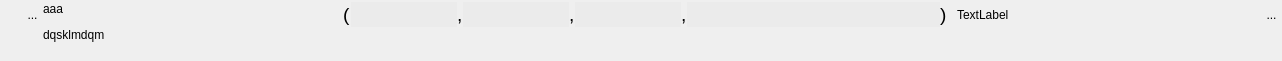
<?xml version="1.0" encoding="UTF-8"?>
<ui version="4.0">
 <class>WidgetTuple4</class>
 <widget class="QWidget" name="WidgetTuple4">
  <property name="geometry">
   <rect>
    <x>0</x>
    <y>0</y>
    <width>1282</width>
    <height>61</height>
   </rect>
  </property>
  <property name="sizePolicy">
   <sizepolicy hsizetype="Preferred" vsizetype="Minimum">
    <horstretch>0</horstretch>
    <verstretch>0</verstretch>
   </sizepolicy>
  </property>
  <property name="minimumSize">
   <size>
    <width>0</width>
    <height>0</height>
   </size>
  </property>
  <property name="windowTitle">
   <string>Form</string>
  </property>
  <layout class="QHBoxLayout" name="horizontalLayout_3">
   <property name="spacing">
    <number>0</number>
   </property>
   <property name="leftMargin">
    <number>1</number>
   </property>
   <property name="topMargin">
    <number>2</number>
   </property>
   <property name="rightMargin">
    <number>0</number>
   </property>
   <property name="bottomMargin">
    <number>2</number>
   </property>
   <item>
    <layout class="QVBoxLayout" name="verticalLayout_2">
     <property name="spacing">
      <number>0</number>
     </property>
     <item>
      <layout class="QHBoxLayout" name="horizontalLayout_2">
       <property name="spacing">
        <number>0</number>
       </property>
       <property name="sizeConstraint">
        <enum>QLayout::SetFixedSize</enum>
       </property>
       <item>
        <spacer name="horizontalSpacer_3">
         <property name="orientation">
          <enum>Qt::Horizontal</enum>
         </property>
         <property name="sizeType">
          <enum>QSizePolicy::Fixed</enum>
         </property>
         <property name="sizeHint" stdset="0">
          <size>
           <width>21</width>
           <height>20</height>
          </size>
         </property>
        </spacer>
       </item>
       <item>
        <widget class="MonBoutonValide" name="RBValide">
         <property name="minimumSize">
          <size>
           <width>21</width>
           <height>25</height>
          </size>
         </property>
         <property name="maximumSize">
          <size>
           <width>21</width>
           <height>25</height>
          </size>
         </property>
         <property name="focusPolicy">
          <enum>Qt::ClickFocus</enum>
         </property>
         <property name="toolTip">
          <string>Affiche le rapport de validation du mot-clef</string>
         </property>
         <property name="styleSheet">
          <string notr="true">border : 0px</string>
         </property>
         <property name="text">
          <string>...</string>
         </property>
         <property name="icon">
          <iconset>
           <normaloff>../Editeur/icons/ast-green-ball.png</normaloff>../Editeur/icons/ast-green-ball.png</iconset>
         </property>
         <property name="iconSize">
          <size>
           <width>25</width>
           <height>25</height>
          </size>
         </property>
        </widget>
       </item>
      </layout>
     </item>
     <item>
      <spacer name="verticalSpacer_2">
       <property name="orientation">
        <enum>Qt::Vertical</enum>
       </property>
       <property name="sizeHint" stdset="0">
        <size>
         <width>20</width>
         <height>5</height>
        </size>
       </property>
      </spacer>
     </item>
    </layout>
   </item>
   <item>
    <widget class="MonLabelClic" name="label">
     <property name="sizePolicy">
      <sizepolicy hsizetype="Fixed" vsizetype="Preferred">
       <horstretch>0</horstretch>
       <verstretch>0</verstretch>
      </sizepolicy>
     </property>
     <property name="minimumSize">
      <size>
       <width>300</width>
       <height>25</height>
      </size>
     </property>
     <property name="maximumSize">
      <size>
       <width>178</width>
       <height>16777215</height>
      </size>
     </property>
     <property name="frameShape">
      <enum>QFrame::NoFrame</enum>
     </property>
     <property name="text">
      <string>&lt;html&gt;&lt;head/&gt;&lt;body&gt;&lt;p&gt;aaa&lt;/p&gt;&lt;p&gt;dqsklmdqm&lt;/p&gt;&lt;/body&gt;&lt;/html&gt;</string>
     </property>
     <property name="scaledContents">
      <bool>false</bool>
     </property>
     <property name="alignment">
      <set>Qt::AlignLeading|Qt::AlignLeft|Qt::AlignTop</set>
     </property>
    </widget>
   </item>
   <item>
    <layout class="QVBoxLayout" name="verticalLayout">
     <item>
      <layout class="QHBoxLayout" name="horizontalLayout">
       <item>
        <widget class="QLabel" name="label_2">
         <property name="text">
          <string>&lt;html&gt;&lt;head/&gt;&lt;body&gt;&lt;p&gt;&lt;span style=&quot; font-size:14pt;&quot;&gt;(&lt;/span&gt;&lt;/p&gt;&lt;/body&gt;&lt;/html&gt;</string>
         </property>
        </widget>
       </item>
       <item>
        <widget class="QLineEdit" name="lineEditVal1">
         <property name="sizePolicy">
          <sizepolicy hsizetype="Preferred" vsizetype="Fixed">
           <horstretch>0</horstretch>
           <verstretch>0</verstretch>
          </sizepolicy>
         </property>
         <property name="minimumSize">
          <size>
           <width>0</width>
           <height>25</height>
          </size>
         </property>
         <property name="maximumSize">
          <size>
           <width>805</width>
           <height>16777215</height>
          </size>
         </property>
         <property name="styleSheet">
          <string notr="true">background:rgb(235,235,235);
border:0px;</string>
         </property>
        </widget>
       </item>
       <item>
        <widget class="QLabel" name="label_4">
         <property name="text">
          <string>&lt;html&gt;&lt;head/&gt;&lt;body&gt;&lt;p&gt;&lt;span style=&quot; font-size:14pt;&quot;&gt;,&lt;/span&gt;&lt;/p&gt;&lt;/body&gt;&lt;/html&gt;</string>
         </property>
        </widget>
       </item>
       <item>
        <widget class="QLineEdit" name="lineEditVal2">
         <property name="sizePolicy">
          <sizepolicy hsizetype="Preferred" vsizetype="Fixed">
           <horstretch>0</horstretch>
           <verstretch>0</verstretch>
          </sizepolicy>
         </property>
         <property name="minimumSize">
          <size>
           <width>0</width>
           <height>25</height>
          </size>
         </property>
         <property name="maximumSize">
          <size>
           <width>805</width>
           <height>16777215</height>
          </size>
         </property>
         <property name="focusPolicy">
          <enum>Qt::StrongFocus</enum>
         </property>
         <property name="styleSheet">
          <string notr="true">background:rgb(235,235,235);
border:0px;</string>
         </property>
        </widget>
       </item>
       <item>
        <widget class="QLabel" name="label_3">
         <property name="text">
          <string>&lt;html&gt;&lt;head/&gt;&lt;body&gt;&lt;p&gt;&lt;span style=&quot; font-size:14pt;&quot;&gt;,&lt;/span&gt;&lt;/p&gt;&lt;/body&gt;&lt;/html&gt;</string>
         </property>
        </widget>
       </item>
       <item>
        <widget class="QLineEdit" name="lineEditVal3">
         <property name="sizePolicy">
          <sizepolicy hsizetype="Preferred" vsizetype="Fixed">
           <horstretch>0</horstretch>
           <verstretch>0</verstretch>
          </sizepolicy>
         </property>
         <property name="minimumSize">
          <size>
           <width>0</width>
           <height>25</height>
          </size>
         </property>
         <property name="maximumSize">
          <size>
           <width>805</width>
           <height>16777215</height>
          </size>
         </property>
         <property name="focusPolicy">
          <enum>Qt::StrongFocus</enum>
         </property>
         <property name="styleSheet">
          <string notr="true">background:rgb(235,235,235);
border:0px;</string>
         </property>
        </widget>
       </item>
       <item>
        <widget class="QLabel" name="label_8">
         <property name="text">
          <string>&lt;html&gt;&lt;head/&gt;&lt;body&gt;&lt;p&gt;&lt;span style=&quot; font-size:14pt;&quot;&gt;,&lt;/span&gt;&lt;/p&gt;&lt;/body&gt;&lt;/html&gt;</string>
         </property>
        </widget>
       </item>
       <item>
        <widget class="QLineEdit" name="lineEditVal4">
         <property name="sizePolicy">
          <sizepolicy hsizetype="Expanding" vsizetype="Fixed">
           <horstretch>0</horstretch>
           <verstretch>0</verstretch>
          </sizepolicy>
         </property>
         <property name="minimumSize">
          <size>
           <width>0</width>
           <height>25</height>
          </size>
         </property>
         <property name="maximumSize">
          <size>
           <width>10000</width>
           <height>16777215</height>
          </size>
         </property>
         <property name="focusPolicy">
          <enum>Qt::StrongFocus</enum>
         </property>
         <property name="styleSheet">
          <string notr="true">background:rgb(235,235,235);
border:0px;</string>
         </property>
        </widget>
       </item>
       <item>
        <widget class="QLabel" name="label_5">
         <property name="text">
          <string>&lt;html&gt;&lt;head/&gt;&lt;body&gt;&lt;p&gt;&lt;span style=&quot; font-size:14pt;&quot;&gt;)&lt;/span&gt;&lt;/p&gt;&lt;/body&gt;&lt;/html&gt;</string>
         </property>
        </widget>
       </item>
       <item>
        <spacer name="horizontalSpacer_2">
         <property name="orientation">
          <enum>Qt::Horizontal</enum>
         </property>
         <property name="sizeType">
          <enum>QSizePolicy::Fixed</enum>
         </property>
         <property name="sizeHint" stdset="0">
          <size>
           <width>10</width>
           <height>20</height>
          </size>
         </property>
        </spacer>
       </item>
       <item>
        <widget class="QLabel" name="lineEditUnite">
         <property name="text">
          <string>TextLabel</string>
         </property>
        </widget>
       </item>
       <item>
        <spacer name="horizontalSpacer">
         <property name="orientation">
          <enum>Qt::Horizontal</enum>
         </property>
         <property name="sizeHint" stdset="0">
          <size>
           <width>40</width>
           <height>20</height>
          </size>
         </property>
        </spacer>
       </item>
       <item>
        <widget class="QToolButton" name="RBPoubelle">
         <property name="minimumSize">
          <size>
           <width>21</width>
           <height>25</height>
          </size>
         </property>
         <property name="maximumSize">
          <size>
           <width>21</width>
           <height>25</height>
          </size>
         </property>
         <property name="focusPolicy">
          <enum>Qt::ClickFocus</enum>
         </property>
         <property name="toolTip">
          <string>Détruit le mot-clef</string>
         </property>
         <property name="styleSheet">
          <string notr="true">border : 0px</string>
         </property>
         <property name="text">
          <string>...</string>
         </property>
         <property name="icon">
          <iconset>
           <normaloff>../Editeur/icons/deleteRond.png</normaloff>../Editeur/icons/deleteRond.png</iconset>
         </property>
         <property name="iconSize">
          <size>
           <width>25</width>
           <height>25</height>
          </size>
         </property>
        </widget>
       </item>
      </layout>
     </item>
     <item>
      <spacer name="verticalSpacer">
       <property name="orientation">
        <enum>Qt::Vertical</enum>
       </property>
       <property name="sizeHint" stdset="0">
        <size>
         <width>20</width>
         <height>13</height>
        </size>
       </property>
      </spacer>
     </item>
    </layout>
   </item>
  </layout>
 </widget>
 <customwidgets>
  <customwidget>
   <class>MonBoutonValide</class>
   <extends>QToolButton</extends>
   <header>monBoutonValide.h</header>
  </customwidget>
  <customwidget>
   <class>MonLabelClic</class>
   <extends>QLabel</extends>
   <header>monLabelClic.h</header>
  </customwidget>
 </customwidgets>
 <resources/>
 <connections/>
</ui>
